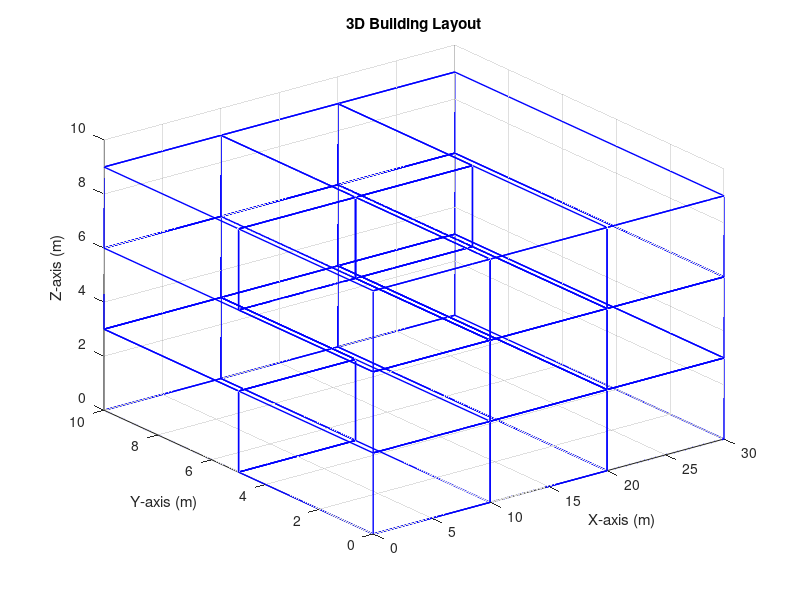

MATLAB code to generate this figure: (Note: this script raises an error after producing the figure.)
% Total building dimensions
buildingLength = 30;  % in meters
buildingWidth = 10;   % in meters
buildingHeight = 9;   % in meters

% Number of floors
numFloors = 3;

% Height of each floor
floorHeight = buildingHeight / numFloors;

% Number of rooms on each floor
roomsPerFloor = [4, 3, 5];  % Total 12 rooms

% Create a 3D figure for visualization
figure;

% Room specifications for each floor
roomSpecs = [
    % First floor
    0, 10, 0, 5, 0, 3;     % Room 1
    0, 10, 5, 10, 0, 3;    % Room 2
    10, 20, 0, 10, 0, 3;   % Room 3
    20, 30, 0, 10, 0, 3;   % Room 4
    
    % Second floor
    0, 10, 0, 10, 3, 6;    % Room 5
    10, 20, 0, 10, 3, 6;   % Room 6
    20, 30, 0, 10, 3, 6;   % Room 7
    
    % Third floor
    0, 10, 0, 5, 6, 9;     % Room 8
    0, 10, 5, 10, 6, 9;    % Room 9
    10, 20, 0, 5, 6, 9;    % Room 10
    10, 20, 5, 10, 6, 9;   % Room 11
    20, 30, 0, 10, 6, 9;   % Room 12
];

% Plot each room on each floor
startIndex = 1;
for floor = 1:numFloors
    for room = 1:roomsPerFloor(floor)
        xStart = roomSpecs(startIndex, 1);
        xEnd = roomSpecs(startIndex, 2);
        yStart = roomSpecs(startIndex, 3);
        yEnd = roomSpecs(startIndex, 4);
        zStart = roomSpecs(startIndex, 5);
        zEnd = roomSpecs(startIndex, 6);
        
        % Draw 3D box using rectangles in 3D space
        plot3([xStart, xEnd, xEnd, xStart, xStart], [yStart, yStart, yEnd, yEnd, yStart], [zStart, zStart, zStart, zStart, zStart], 'b-', 'LineWidth', 1);
        hold on;
        plot3([xStart, xEnd, xEnd, xStart, xStart], [yStart, yStart, yEnd, yEnd, yStart], [zEnd, zEnd, zEnd, zEnd, zEnd], 'b-', 'LineWidth', 1);
        plot3([xStart, xEnd, xEnd, xStart, xStart], [yStart, yStart, yStart, yStart, yStart], [zStart, zStart, zEnd, zEnd, zStart], 'b-', 'LineWidth', 1);
        plot3([xStart, xEnd, xEnd, xStart, xStart], [yEnd, yEnd, yEnd, yEnd, yEnd], [zStart, zStart, zEnd, zEnd, zStart], 'b-', 'LineWidth', 1);
        
        startIndex = startIndex + 1;
    end
end

% Set axis labels and title
xlabel('X-axis (m)');
ylabel('Y-axis (m)');
zlabel('Z-axis (m)');
title('3D Building Layout');
grid on;

% Number of WLAN nodes
numNodes = 13; % 12 routers + 1 server
nodePositions = [
    5 2.5 3; 
    5 7.5 3; 
    15 5 3;
    25 5 3; %First floor
    5 5 6; 
    15 5 6; 
    25 5 6; %Second floor
    5 2.5 9;
    5 7.5 9;
    15 2.5 9; 
    15 7.5 9;
    25 5 9;
    15 5 11
    ];

% Create an array to store the WLAN nodes
wlanNodes = wlanNode.empty(0, numNodes);
deviceCfg = wlanDeviceConfig(Mode = "mesh",NoiseFigure = 9);
for i = 1:numNodes-1
    % Create a wlanNode object
    wlanNodeObj = wlanNode;
    % Set the node position and name directly in the wlanNode object
    wlanNodeObj.Position = nodePositions(i, :);
    wlanNodeObj.Name = ['Node ' num2str(i)];
    wlanNodes(i) = wlanNode(DeviceConfig = deviceCfg,Position = nodePositions(i, :),Name = ['Router' num2str(i)]);
end

deviceCfg2 = wlanDeviceConfig(Mode = "STA",NoiseFigure = 9);
wlanNodes(numNodes) = wlanNode(DeviceConfig = deviceCfg2,Name = ['Server']);

scatter3(nodePositions(:, 1), nodePositions(:, 2), nodePositions(:, 3), 100, 'filled');
labels = {wlanNodes.Name};
text(nodePositions(:, 1), nodePositions(:, 2), nodePositions(:, 3), labels, 'VerticalAlignment', 'bottom', 'HorizontalAlignment', 'right');



% %Add WLAN nodes
% wlanNodes = [
%     5, 5, 1;   % x, y, z coordinates of WLAN node 1 on the first floor
%     15, 5, 4;  % x, y, z coordinates of WLAN node 2 on the second floor
%     25, 5, 7;  % x, y, z coordinates of WLAN node 3 on the third floor
% ];
% 
% scatter3(wlanNodes(:, 1), wlanNodes(:, 2), wlanNodes(:, 3), 'r', 'filled', 'Marker', 'o');